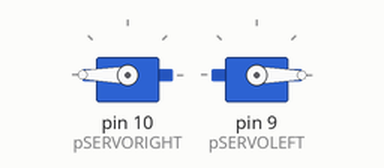
A sketch run on a simulated Arduino Uno, built with avr-gcc and run on an emulated ATmega328P. Parts: 2 × servo.

Above: at 0.05 s.
At 7.45 s:
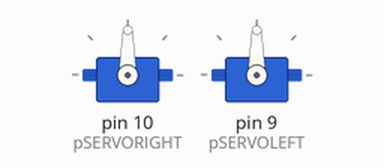
At 14.95 s:
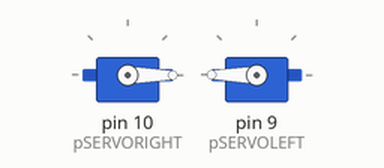
Timing chart, 0 to 19.5 s (numbered marks = the images above):
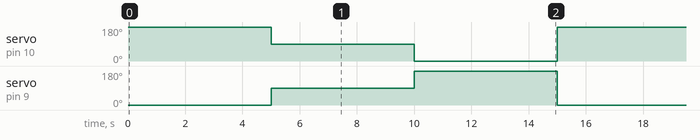

Measured:
- by itself, servo on pin 10 (pSERVORIGHT): repeats every 15.0 s: 0° 5.0 s, 180° 5.0 s, 90° 5.0 s
- by itself, servo on pin 9 (pSERVOLEFT): repeats every 15.0 s: 180° 5.0 s, 0° 5.0 s, 90° 5.0 s

The sketch:

ServoFS90R.ino
```cpp
#include <Servo.h>

#define pSERVORIGHT 10
#define pSERVOLEFT 9

Servo servoRight;
Servo servoLeft;

void setup() {
  servoRight.attach(pSERVORIGHT);
  servoLeft.attach(pSERVOLEFT);
}

void loop() {
  // full speed one direction
  servoLeft.write(0);
  servoRight.write(180);
  delay(5000);

  // stop
  servoLeft.write(90);
  servoRight.write(90);
  delay(5000);

  // full speed the other direction
  servoLeft.write(180);
  servoRight.write(0);
  delay(5000);
}
```
